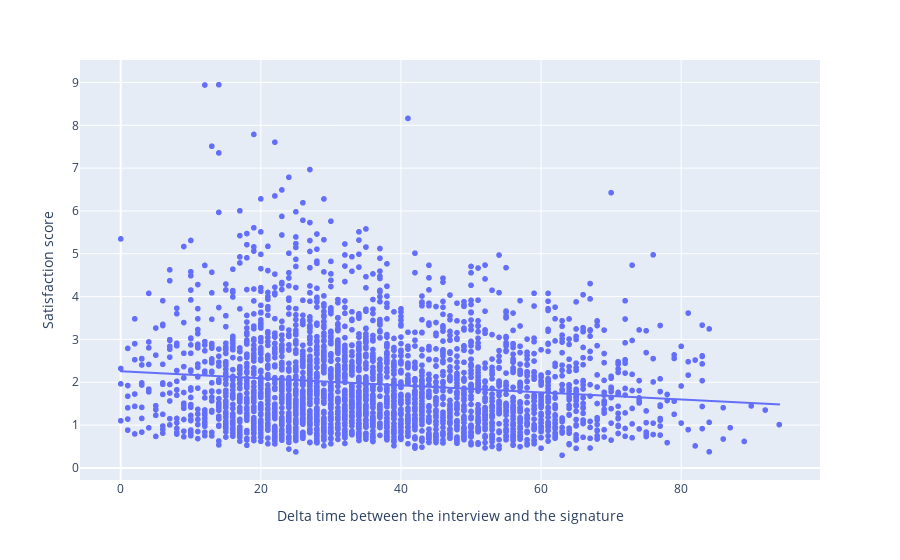

Source (notebook cell):
### Code cell
px.scatter(x = recruitmentDf["date.delta"].dt.days, y = recruitmentDf["score.satisf.onb"], labels = {"x": "Delta time between the interview and the signature", "y": "Satisfaction score"}, trendline="ols")

### Figure 1 — Plotly figure (JSON) as saved in the notebook; plotly's stock layout.template omitted (floating-point values rounded to 4 significant figures; data arrays with more than 128 entries replaced by an {"elided": "..."} marker saying what was removed)
{"data": [{"hovertemplate": "Delta time between the interview and the signature=%{x}<br>Satisfaction score=%{y}<extra></extra>", "legendgroup": "", "marker": {"color": "#636efa", "symbol": "circle"}, "mode": "markers", "name": "", "showlegend": false, "type": "scattergl", "x": {"elided": "2989 int values"}, "xaxis": "x", "y": {"elided": "2989 float values"}, "yaxis": "y"}, {"hovertemplate": "<b>OLS trendline</b><br>y = -0.0082351 * x + 2.25629<br>R<sup>2</sup>=0.016557<br><br>Delta time between the interview and the signature=%{x}<br>Satisfaction score=%{y} <b>(trend)</b><extra></extra>", "legendgroup": "", "marker": {"color": "#636efa", "symbol": "circle"}, "mode": "lines", "name": "", "showlegend": false, "type": "scattergl", "x": {"elided": "2989 int values"}, "xaxis": "x", "y": {"elided": "2989 float values"}, "yaxis": "y"}], "layout": {"legend": {"tracegroupgap": 0}, "margin": {"t": 60}, "xaxis": {"anchor": "y", "domain": [0, 1], "title": {"text": "Delta time between the interview and the signature"}}, "yaxis": {"anchor": "x", "domain": [0, 1], "title": {"text": "Satisfaction score"}}}}
